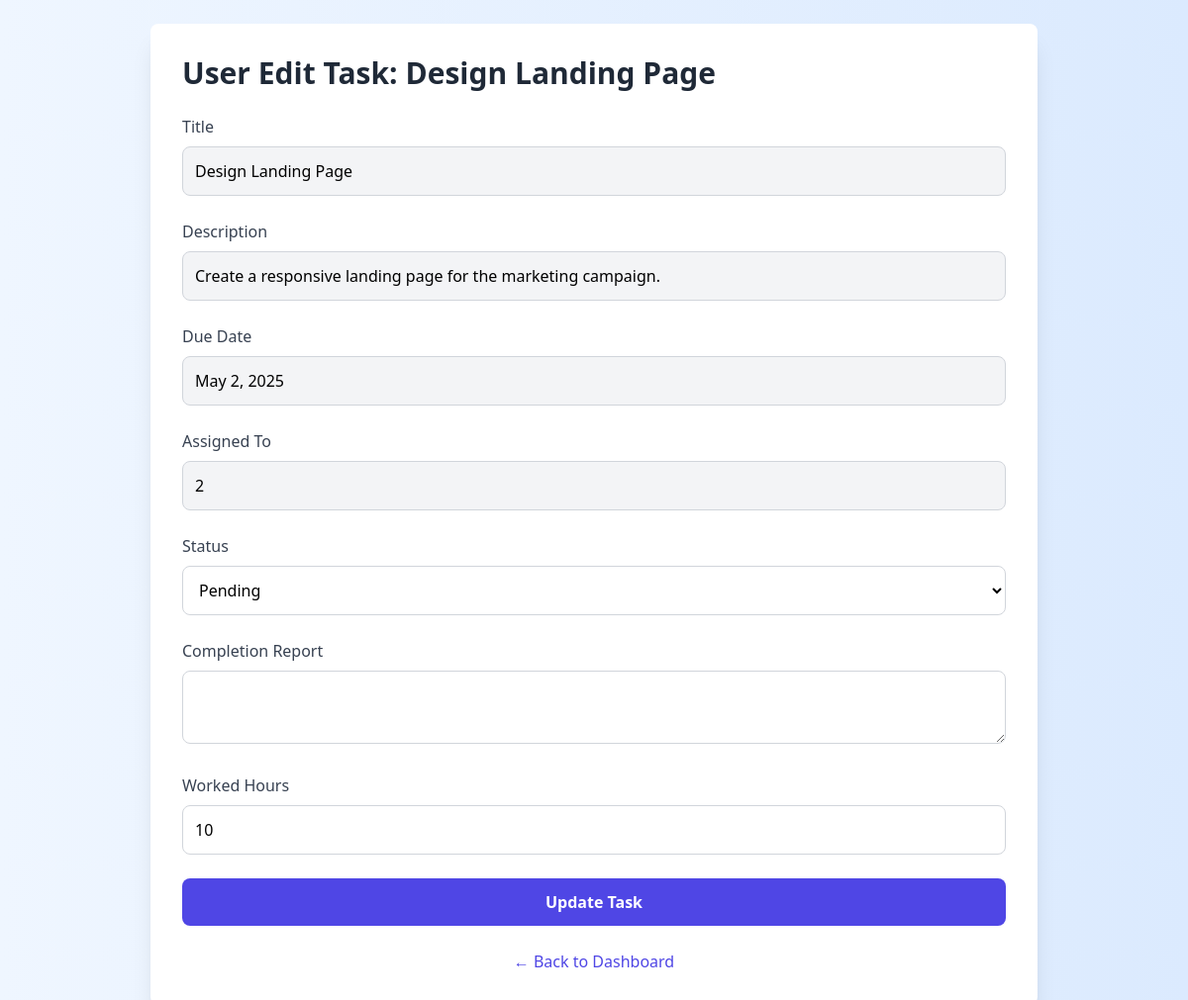
Screenshot of /tasks/task/edit/2/ with the database file from the repository.
### tasks/models.py (models this page shows)
class Task(models.Model):
    STATUS_CHOICES = (
        ('PENDING', 'Pending'),
        ('IN_PROGRESS', 'In Progress'),
        ('COMPLETED', 'Completed'),
    )
    title = models.CharField(max_length=255)
    description = models.TextField()
    assigned_to = models.ForeignKey(
        settings.AUTH_USER_MODEL, related_name='tasks', on_delete=models.CASCADE,
        limit_choices_to={'role': 'USER'}
    )
    due_date = models.DateField()
    status = models.CharField(max_length=20, choices=STATUS_CHOICES, default='PENDING')
    completion_report = models.TextField(blank=True, null=True)
    worked_hours = models.PositiveIntegerField(blank=True, null=True)
    created_at = models.DateTimeField(auto_now_add=True)
    def __str__(self):
        return self.title

### tasks/views.py (the view)
# urls.py: path('task/edit/<int:task_id>/', user_edit_task, name='user-edit-task'),
def user_edit_task(request, task_id):
    task = get_object_or_404(Task, id=task_id)
    print('user_edit_task',task)
    if request.method == 'POST':
        form = UserTaskForm(request.POST, instance=task)
        print(form.is_valid(),form.errors)
        if form.is_valid():
            task.status = form.cleaned_data['status']
            task.completion_report = form.cleaned_data['completion_report']
            task.worked_hours = form.cleaned_data['worked_hours']
            task.save()
            return redirect('user-dashboard')
    else:
        form = TaskForm(instance=task)
    return render(request, 'user_edit_task.html', {'form': form, 'task': task})

### tasks/forms.py
class TaskForm(forms.ModelForm):
    class Meta:
        model = Task
        fields = ['title', 'description', 'assigned_to', 'due_date', 'status', 'completion_report', 'worked_hours']
        widgets = {
            'due_date': forms.DateInput(attrs={'type': 'date'}),
            'description': forms.Textarea(attrs={'rows': 3}),
            'completion_report': forms.Textarea(attrs={'rows': 3}),
        }

### templates/user_edit_task.html (shortened to what this page needs)
<!DOCTYPE html>
<html lang="en">
<head>
  <script src="https://cdn.tailwindcss.com"></script>
</head>
<body class="bg-gradient-to-r from-blue-50 to-blue-100 font-sans p-6">
  <div class="max-w-4xl mx-auto bg-white p-8 rounded-lg shadow-xl">
    <h2 class="text-3xl font-semibold mb-6 text-gray-800">User Edit Task: {{ task.title }}</h2>
    <form method="post" class="space-y-6">
      <div class="space-y-2">
        <label class="text-gray-700 font-medium">Title</label>
        <div class="w-full border border-gray-300 p-3 rounded-lg bg-gray-100 cursor-not-allowed">
          {{ form.title.value }}
        </div>
      </div>
      <div class="space-y-2">
        <label class="text-gray-700 font-medium">Description</label>
        <div class="w-full border border-gray-300 p-3 rounded-lg bg-gray-100 cursor-not-allowed">
          {{ form.description.value }}
        </div>
      </div>
      <div class="space-y-2">
        <label class="text-gray-700 font-medium">Due Date</label>
        <div class="w-full border border-gray-300 p-3 rounded-lg bg-gray-100 cursor-not-allowed">
          {{ form.due_date.value }}
        </div>
      </div>
      <div class="space-y-2">
        <label class="text-gray-700 font-medium">Assigned To</label>
        <div class="w-full border border-gray-300 p-3 rounded-lg bg-gray-100 cursor-not-allowed">
          {{ form.assigned_to.value }}
        </div>
      </div>
      <div class="space-y-2">
        <label for="id_status" class="text-gray-700 font-medium">Status</label>
        <select id="id_status" name="status" class="w-full border border-gray-300 p-3 rounded-lg bg-white">
          <option value="PENDING" {% if form.status.value == 'PENDING' %}selected{% endif %}>Pending</option>
        </select>
      </div>
      <div class="space-y-2">
        <label for="id_completion_report" class="text-gray-700 font-medium">Completion Report</label>
        <textarea class="w-full border border-gray-300 p-3 rounded-lg bg-white" name="completion_report">{{ form.completion_report.value }}</textarea>
      </div>
      <div class="space-y-2">
        <label for="id_worked_hours" class="text-gray-700 font-medium">Worked Hours</label>
        <input type="number" name="worked_hours" value="{{ form.worked_hours.value }}" class="w-full border border-gray-300 p-3 rounded-lg bg-white">
      </div>
      <button type="submit" class="w-full bg-indigo-600 hover:bg-indigo-700 text-white font-semibold py-3 rounded-lg focus:ring-2 focus:ring-indigo-500">
        Update Task
      </button>
    </form>
    <div class="mt-6 text-center">
      <button onclick="history.back()" class="text-indigo-600 hover:underline">← Back to Dashboard</button>
    </div>
  </div>
</body>
</html>

### rows the page displays
Task: title "Design Landing Page", title.value "Design Landing Page", description.value "Create a responsive landing page for the marketing campaign.", due_date.value "May 2, 2025", status "Pending"
